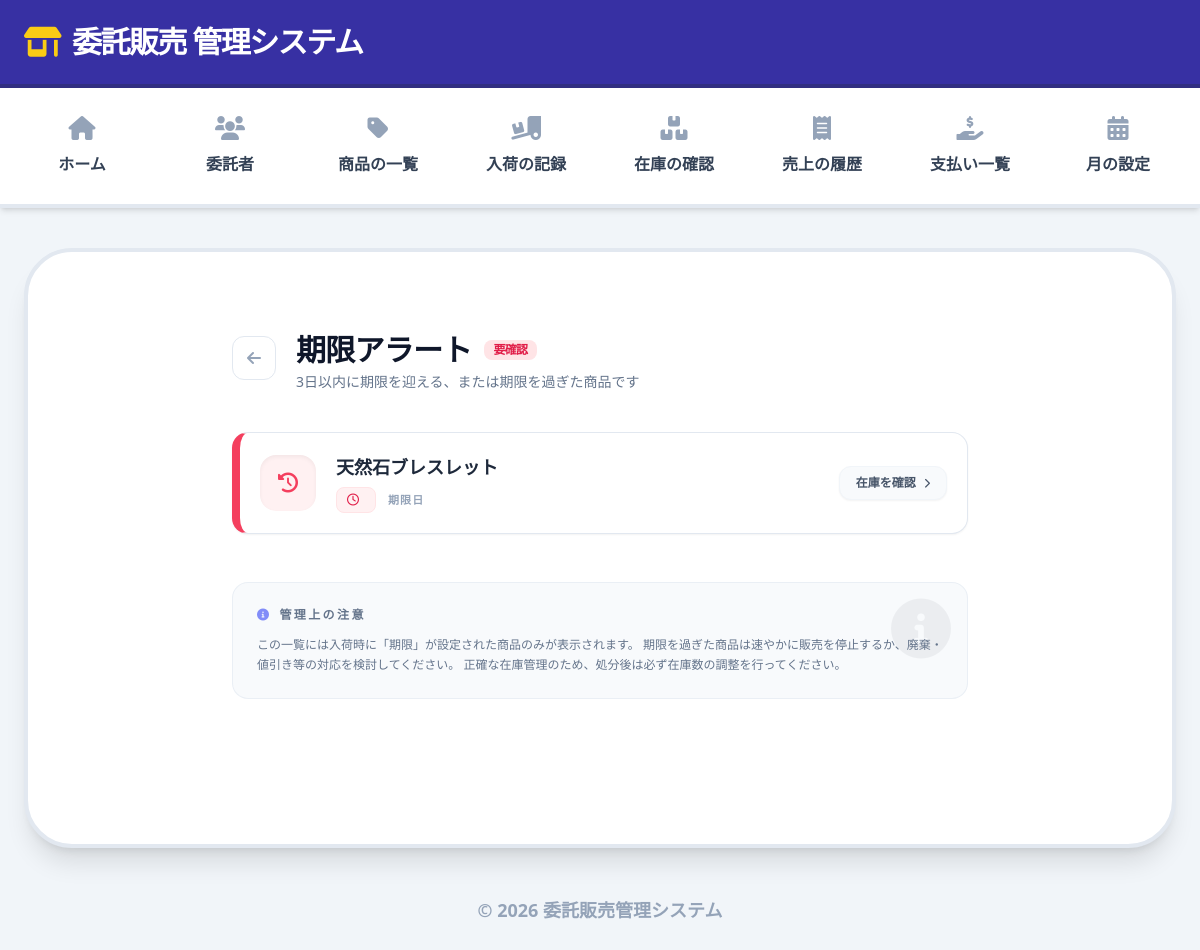
Before: /expiry with the older database file.
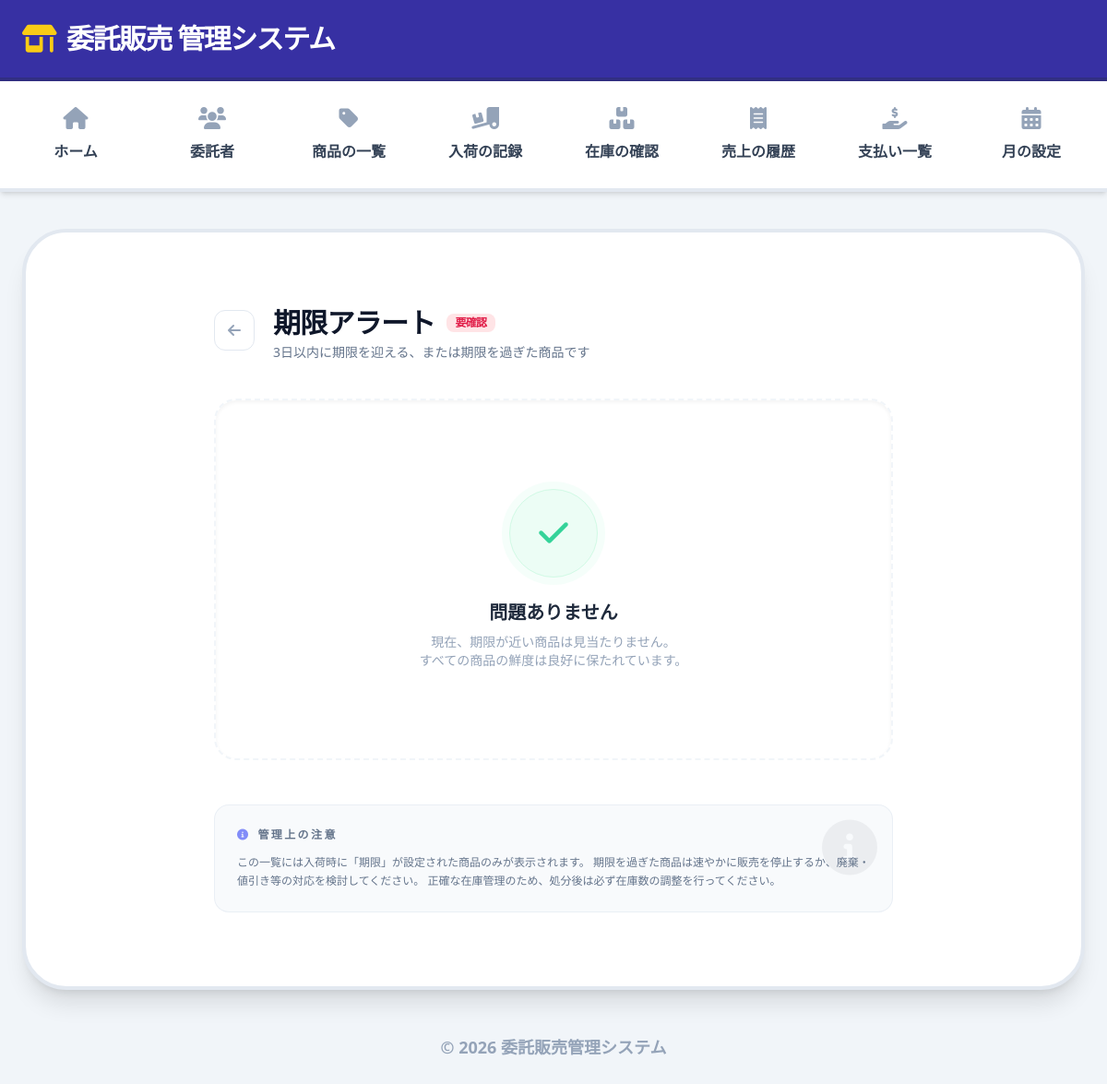
After: the same page with the newer database file.
### tables this page shows
CREATE TABLE stock_entries (
    id INTEGER PRIMARY KEY AUTOINCREMENT,
    product_id INTEGER NOT NULL,
    quantity INTEGER NOT NULL,
    arrival_date TEXT NOT NULL,
    expiry_date TEXT,
    FOREIGN KEY(product_id) REFERENCES products(id)
);

CREATE TABLE products (
    id INTEGER PRIMARY KEY AUTOINCREMENT,
    name TEXT NOT NULL,
    price INTEGER NOT NULL,
    consignor_id INTEGER,
    sale_type TEXT,
    commission_rate REAL,
    created_at TEXT, category TEXT, cost_price INTEGER, fee_rate REAL, memo TEXT, fee_description TEXT,
    FOREIGN KEY(consignor_id) REFERENCES consignors(id)
);

### app.py (the view)
@app.route("/expiry")
def expiry():
    conn = get_db_connection()
    items = conn.execute("""
        SELECT p.name, se.expiry_date
        FROM stock_entries se
        JOIN products p ON se.product_id = p.id
        WHERE se.expiry_date IS NOT NULL
        AND se.expiry_date <= date('now', '+3 days')
    """).fetchall()
    conn.close()
    return render_template("expiry.html", items=items)

### app.py (called while the page is built)
def get_db_connection():
    conn = sqlite3.connect("database/database.db")
    conn.row_factory = sqlite3.Row
    return conn

### templates/expiry.html (shortened to what this page needs)
{% extends "base.html" %}
{% block content %}
<div class="container mx-auto px-4 py-8 max-w-3xl">
    <div class="mb-10 flex items-start gap-5">
        <a href="{{ url_for('dashboard') }}"
           class="mt-1 inline-flex items-center justify-center w-11 h-11 rounded-xl bg-white border border-slate-200 text-slate-400 hover:text-indigo-600 hover:border-indigo-200 hover:shadow-sm transition-all active:scale-90">
            <i class="fas fa-arrow-left"></i>
        </a>
        <div>
            <h2 class="text-3xl font-extrabold text-slate-900 tracking-tight flex items-center gap-3">
                期限アラート
                <span class="inline-flex items-center px-2.5 py-0.5 rounded-lg bg-rose-100 text-rose-600 text-xs font-black animate-bounce">
                    要確認
                </span>
            </h2>
            <p class="text-slate-500 font-medium mt-1 text-sm">3日以内に期限を迎える、または期限を過ぎた商品です</p>
        </div>
    </div>
    {% if items %}
    <div class="space-y-4">
        {% for item in items %}
        <div class="group bg-white border border-slate-200 rounded-2xl shadow-sm p-5 flex items-center justify-between hover:border-rose-200 hover:shadow-md transition-all border-l-8 border-l-rose-500">
            <div class="flex items-center gap-5">
                <div class="w-14 h-14 rounded-2xl bg-rose-50 flex items-center justify-center text-rose-500 shadow-inner group-hover:bg-rose-100 transition-colors">
                    <i class="fas fa-history text-xl animate-pulse"></i>
                </div>
                <div>
                    <h3 class="font-black text-slate-800 text-lg group-hover:text-rose-700 transition-colors">{{ item.name }}</h3>
                    <div class="flex items-center gap-3 mt-1.5">
                        <div class="flex items-center gap-1.5 text-rose-600 bg-rose-50 px-2.5 py-1 rounded-lg border border-rose-100">
                            <i class="far fa-clock text-xs"></i>
                        </div>
                        <span class="text-[11px] font-bold text-slate-400 uppercase tracking-widest">期限日</span>
                    </div>
                </div>
            </div>
            <div class="hidden sm:block text-right">
                <a href="{{ url_for('stocks') }}"
                   class="inline-flex items-center px-4 py-2 rounded-xl bg-slate-50 text-slate-600 text-xs font-bold hover:bg-indigo-600 hover:text-white transition-all shadow-sm border border-slate-100">
                    在庫を確認 <i class="fas fa-chevron-right ml-2 text-[10px]"></i>
                </a>
            </div>
        </div>
        {% endfor %}
    </div>
    {% else %}
    <div class="text-center py-24 bg-white rounded-3xl border-2 border-dashed border-slate-100 shadow-inner">
        <div class="w-24 h-24 bg-emerald-50 rounded-full flex items-center justify-center mx-auto mb-6 text-emerald-400 border border-emerald-100 ring-8 ring-emerald-50/50">
            <i class="fas fa-check text-4xl"></i>
        </div>
        <h3 class="text-slate-800 font-black text-xl">問題ありません</h3>
        <p class="text-slate-400 text-sm mt-2 font-medium px-6">現在、期限が近い商品は見当たりません。<br>すべての商品の鮮度は良好に保たれています。</p>
    </div>
    {% endif %}
    <div class="mt-12 p-6 bg-slate-100/50 rounded-2xl border border-slate-200/60 relative overflow-hidden">
        <div class="absolute top-0 right-0 p-4 opacity-5 text-slate-900">
            <i class="fas fa-info-circle text-6xl"></i>
        </div>
        <div class="relative z-10">
            <h4 class="text-xs font-black text-slate-500 uppercase tracking-[0.2em] mb-3 flex items-center gap-2">
                <i class="fas fa-info-circle text-indigo-400"></i>
                管理上の注意
            </h4>
            <p class="text-[12px] text-slate-500 font-medium leading-relaxed">
                この一覧には入荷時に「期限」が設定された商品のみが表示されます。
                期限を過ぎた商品は速やかに販売を停止するか、廃棄・値引き等の対応を検討してください。
                正確な在庫管理のため、処分後は必ず在庫数の調整を行ってください。
            </p>
        </div>
    </div>
</div>
{% endblock %}

Changed rows visible on the page:
removed stock_entries: name "天然石ブレスレット"
Other visible differences:
text now shown: "問題ありません 現在、期限が近い商品は見当たりません。 すべての商品の鮮度は良好に保たれています。"
